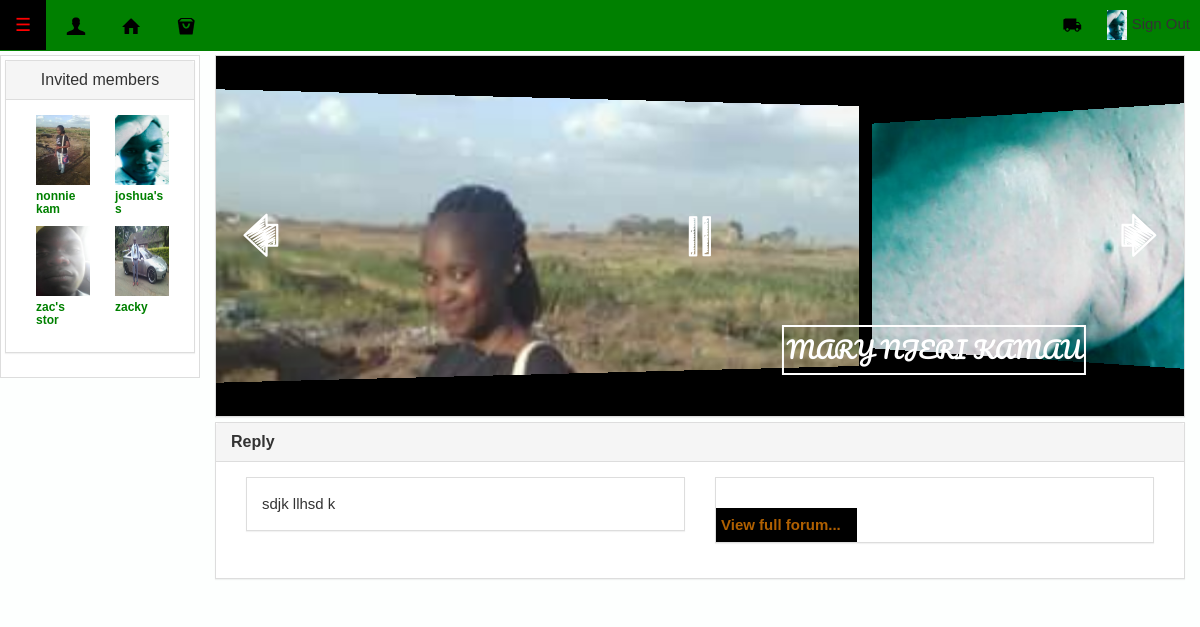
/entrepreneuralForum.php?id=28 (signed in), run on the app's committed database.
### tables this page shows
CREATE TABLE `users` (
  `user_id` int(11) NOT NULL,
  `user_name` varchar(15) NOT NULL,
  `user_email` varchar(40) NOT NULL,
  `user_pass` varchar(255) NOT NULL,
  `firstname` varchar(50) NOT NULL,
  `middlename` varchar(50) NOT NULL,
  `lastname` varchar(50) NOT NULL,
  `profile_image` varchar(50) NOT NULL,
  `postaladdress` int(20) NOT NULL,
  `postalcode` int(20) NOT NULL,
  `city` varchar(50) NOT NULL,
  `country` varchar(50) NOT NULL,
  `shopname` varchar(100) DEFAULT NULL,
  `idnumber` int(50) NOT NULL,
  `license` varchar(20) NOT NULL,
  `onlinebusinessid` varchar(35) NOT NULL,
  `facebook` varchar(50) NOT NULL,
  `twitter` varchar(50) NOT NULL,
  `googleplus` varchar(50) NOT NULL,
  `linkedin` varchar(50) NOT NULL,
  `premium` int(225) NOT NULL DEFAULT '0',
  `joining_date` timestamp NOT NULL DEFAULT CURRENT_TIMESTAMP
);

CREATE TABLE `foruminvitation` (
  `foruminvitation_id` int(225) NOT NULL,
  `forumName_id` varchar(225) NOT NULL,
  `shopid` varchar(225) NOT NULL,
  `inviteduserid` varchar(225) NOT NULL,
  `accept` varchar(225) NOT NULL DEFAULT '0',
  `reject` varchar(225) NOT NULL DEFAULT '0',
  `dateinvited` timestamp NOT NULL DEFAULT CURRENT_TIMESTAMP
);

CREATE TABLE `forumname` (
  `forumName_id` int(225) NOT NULL,
  `user_id` int(225) NOT NULL,
  `createForum` varchar(40) NOT NULL,
  `dateCreated` timestamp NULL DEFAULT CURRENT_TIMESTAMP
);

### includes/session/pagesession.php (called while the page is built, shortened)
<?php
	require_once("database/class.user.php");
	$auth_user = new USER();
	$user_id = $_SESSION['user_session'];
	$stmt = $auth_user->runQuery("SELECT * FROM users WHERE user_id=:user_id");
	$stmt->execute(array(":user_id"=>$user_id));
	$userRow=$stmt->fetch(PDO::FETCH_ASSOC);
?>

### database/class.user.php (called while the page is built, shortened)
<?php
class USER
{
	private $conn;
	public function __construct()
	{
		$database = new Database();
		$db = $database->dbConnection();
		$this->conn = $db;
    }
	public function runQuery($sql)
	{
		$stmt = $this->conn->prepare($sql);
		return $stmt;
	}
}
?>

### entrepreneuralForum.php (the view, shortened to what this page needs)
<?php  require_once 'includes/session/pagesession.php'; ?>
<?php require_once 'includes/widgets/header.php'; ?>
<?php require_once 'includes/widgets/body/navigation.php'; ?>
<?php
	if(isset($_GET['id'])) {
	$id = $_GET['id'];
?>
<link rel="stylesheet" href="includes/widgets/body/widgets/panel.css">
<div class="row resetTop" id="home">
		<div class="thumbnail col-sm-6 col-md-2">
			<div class="panel-group" id="accordion" role="tablist" aria-multiselectable="true">
				<div class="panel panel-default">
					<div class="panel-heading" role="tab" id="headingOne">
						<h4 class="panel-title">
						<a role="button" data-toggle="collapse" data-parent="#accordion" href="#collapseOne" aria-expanded="true" aria-controls="collapseOne">
							<center>Invited members</center>
						</a>
						</h4>
					</div>
					<div class="panel-collapse" role="tabpanel" aria-labelledby="headingOne">
						<div class="panel-body" style = "overflow-x: scroll;">
					    <?php
						    $stmt = $auth_user->runQuery("SELECT *
													    	FROM 	`foruminvitation`
													    	JOIN 	`users`
													    	ON 		`foruminvitation`.`inviteduserid`=`users`.`user_id`
													    	WHERE 	`foruminvitation`.`forumName_id`='$id'
													    ");
						    $stmt->execute(array());
						    $foruminvitation=$stmt->fetchAll(PDO::FETCH_OBJ);
						    foreach ($foruminvitation as $foruminvite) {
						    	?>
									<div class="media-left col-sm-6 col-md-6">
										<a href="#">
											<img class="media-object " src=" <?php echo $foruminvite->profile_image; ?> " alt="..." style = "width:100%;height:70px;" >
										</a>
										<h5 class="success"><b style = "font-size:12px;color:green;"><?php echo substr($foruminvite->shopname, 0, 10); ?> </b></h5>
									</div>
						    	<?php
						    }
						?>
						</div>
					</div>
				</div>
			</div>
		</div>
		<div class=" col-sm-6 col-md-10">
			<div class="panel-group" id="accordion" role="tablist" aria-multiselectable="true">
				<div class="panel panel-default">
					<div id="" class="panel-collapse" role="tabpanel" aria-labelledby="headingOne" style = "background:#000000;padding:0px;margin:0px;">
						<div class="panel-body" style = "padding:0px;margin:0px;">
								<link rel="stylesheet" type="text/css" href="engine1/style.css" />
								<div id="wowslider-container1">
									<div class="ws_images">
										<ul>
					    <?php
						    $stmt = $auth_user->runQuery("SELECT *
													    	FROM 	`foruminvitation`
													    	JOIN 	`users`
													    	ON 		`foruminvitation`.`inviteduserid`=`users`.`user_id`
													    	WHERE 	`foruminvitation`.`forumName_id`='$id'
													    ");
						    $stmt->execute(array());
						    $foruminvitation=$stmt->fetchAll(PDO::FETCH_OBJ);
						    foreach ($foruminvitation as $foruminvite) {
						    	?>
								<li><img src="<?php echo $foruminvite->profile_image; ?>" alt="<?php echo $foruminvite->firstname.' '; ?><?php echo $foruminvite->middlename.' '; ?><?php echo $foruminvite->lastname; ?>" title="<?php echo $foruminvite->firstname.' '; ?><?php echo $foruminvite->middlename. ' '; ?><?php echo $foruminvite->lastname; ?>" id="wows1_0"/></li>
						    	<?php
						    }
						?>
					    <?php
						    $stmt = $auth_user->runQuery("SELECT *
													    	FROM 	`forumname`
													    	JOIN 	`users`
													    	ON 		`forumname`.`user_id`=`users`.`user_id`
													    	WHERE 	`forumname`.`forumName_id`='$id'
													    ");
						    $stmt->execute(array());
						    $foruminvitation=$stmt->fetchAll(PDO::FETCH_OBJ);
						    foreach ($foruminvitation as $foruminvite) {
						    	?>
										</ul>
									</div>
								</div>
						</div>
					</div>
				</div>
				<div class="panel panel-default">
					<div class="panel-heading" role="tab" id="headingTwo">
						<h4 class="panel-title">
						<a class="collapsed" role="button" data-toggle="collapse" data-parent="#accordion" href="#collapseTwo" aria-expanded="false" aria-controls="collapseTwo">
							<b>Reply</b>
						</a>
						</h4>
					</div>
					<div id="" class="panel-collapse" role="tabpanel" aria-labelledby="headingTwo">
						<div class="panel-body">
							<div class="col-sm-6 col-md-6">
									<div class="panel-group" id="accordion" role="tablist" aria-multiselectable="true">
										<div class="panel panel-default">
											<div id="" class="panel-collapse" role="tabpanel" aria-labelledby="headingOne">
												<div class="panel-body">
													sdjk llhsd k
												</div>
											</div>
										</div>
									</div>
							</div>
							<div class="col-sm-6 col-md-6">
									<div class="panel-group" id="accordion" role="tablist" aria-multiselectable="true">
										<div class="panel panel-default">
											<div id="" class="panel-collapse" role="tabpanel" aria-labelledby="headingOne" style = "max-height:270px;overflow-y:scroll;">
												<div class="panel-body">
												</div>
											</div>
											<b><a onclick="document.getElementById('payment').style.display='block'" class="w3-btn w3-hover-light-grey buttonWidth" style = "padding-left: 5px;color:#B06001;">View full forum...</a></b>
										</div>
									</div>
							</div>
						    	<?php
						    }
						?>
						</div>
					</div>
				</div>
			</div>
		</div>
</div>
<?php
}
?>
<?php require_once 'includes/widgets/footer/footer.php';

### includes/widgets/body/navigation.php (shortened to what this page needs)
<nav class="navbar navbar-fixed-top" style = "background:green;">
    <div class="container-fluid">
        <div class="navbar-header">
            <a class="navbar-brand" href="#"  onclick="w3_open();" style = "color:red;background:#000000;">☰</a>
            <a class="navbar-brand"  href="profile.php" style = "padding:9px;margin-left:5px;"><img src = "images/icons/profile.ico" style = "padding:0px;margin:0px;" /> <span class="sr-only"></span></a>
            <a class="navbar-brand"  href="index.php" style = "padding:9px;margin-left:5px;"><img src = "images/icons/home.ico" style = "padding:0px;margin:0px;" /></a>
            <a class="navbar-brand"  href="pagesite.php" style = "padding:9px;margin-left:5px;"><img src = "images/icons/shop.ico" style = "padding:0px;margin:0px;" /></a>
        </div>
        <div class="collapse navbar-collapse" id="bs-example-navbar-collapse-1">
            <ul class="nav navbar-nav navbar-right">
                <li><a href = "cart.php"  style = "padding:9px;"><img src = "images/icons/truckNav.ico" style = "padding:0px;margin:0px;" />
                </a></li>
                <li class="dropdown">
                <a href="logout.php?logout=true" class="dropdown-toggle" aria-haspopup="true" aria-expanded="false"  style = "padding:10px;">
                    <img src = "<?php print($userRow['profile_image']); ?>" style = "padding:0px;margin:0px;height:30px;" /> Sign Out
                 </a>
                </li>
            </ul>
        </div>
    </div>
</nav>

### Themes/css/mystyle.css (style rules this page uses)
.resetTop { margin-top:55px; margin-bottom:0px; }
a { text-decoration:none; list-style:none; }
ul li { list-style:none; text-decoration:none; }

### includes/widgets/body/widgets/panel.css (style rules this page uses)
html { box-sizing:border-box }
*,*:before,*:after { box-sizing:inherit }
html { -ms-text-size-adjust:100%;-webkit-text-size-adjust:100% }
body { margin:0 }
article,aside,details,figcaption,figure,footer,header,main,menu,nav,section,summary { display:block }
a { background-color:transparent;-webkit-text-decoration-skip:objects }
img { border-style:none }
html,body { font-family:Verdana,sans-serif;font-size:15px;line-height:1.5 }
html { overflow-x:hidden }
h1,h2,h3,h4,h5,h6,.w3-slim,.w3-wide { font-family:"Segoe UI",Arial,sans-serif }
h4 { font-size:20px }
h5 { font-size:18px }
h1,h2,h3,h4,h5,h6 { font-weight:400;margin:10px 0 }
h1 a,h2 a,h3 a,h4 a,h5 a,h6 a { font-weight:inherit }
img { margin-bottom:-5px }
a { color:inherit }
.w3-btn,.w3-btn-block { border:none;display:inline-block;outline:0;padding:6px 16px;vertical-align:middle;overflow:hidden;text-decoration:none!important;color:#fff;background-color:#000;text-align:center;cursor:pointer;white-space:nowrap }
.w3-btn,.w3-btn-floating,.w3-btn-floating-large,.w3-closenav,.w3-opennav,.w3-btn-block { -webkit-touch-callout:none;-webkit-user-select:none;-khtml-user-select:none;-moz-user-select:none;-ms-user-select:none;user-select:none }
.w3-btn,.w3-btn-floating,.w3-dropnav a,.w3-btn-floating-large,.w3-btn-block, .w3-navbar a,.w3-sidenav a,.w3-pagination li a,.w3-hoverable tbody tr,.w3-hoverable li, .w3-accordion-content a,.w3-dropdown-content a,.w3-dropdown-click:hover,.w3-dropdown-hover:hover,.w3-opennav,.w3-closenav,.w3-closebtn,*[class*="w3-hover-"] { -webkit-transition:background-color .25s,color .15s,box-shadow .25s,opacity 0.25s,filter 0.25s,border 0.15s;transition:background-color .25s,color .15s,box-shadow .15s,opacity .25s,filter .25s,border .15s }
html,body,h1,h2,h3,h4,h5 { font-family: "Raleway", sans-serif }

### engine1/style.css (style rules this page uses)
#wowslider-container1 { display: table; zoom: 1; position: relative; width: 100%; max-width: 100%; max-height:360px; margin:0px auto 0px; z-index:90; text-align:left; font-size: 10px; text-shadow: none; -webkit-box-sizing: content-box; -moz-box-sizing: content-box; box-sizing: content-box; }
#wowslider-container1 .ws_images ul { position:relative; width: 10000%; height:100%; left:0; list-style:none; margin:0; padding:0; border-spacing:0; overflow: visible; }
#wowslider-container1 .ws_images ul li { position: relative; width:1%; height:100%; line-height:0; overflow: hidden; float:left; padding:0 0 0 0 !important; margin:0 0 0 0 !important; }
#wowslider-container1 .ws_images { position: relative; left:0; top:0; height:100%; max-height:360px; max-width: 100%; vertical-align: top; border:none; overflow: hidden; }
#wowslider-container1 img { max-width: none !important; }
#wowslider-container1 .ws_images .ws_list img, #wowslider-container1 .ws_images > div > img { width:100%; border:none 0; max-width: none; padding:0; margin:0; }
#wowslider-container1 .ws_images > div > img { max-height:360px; }
#wowslider-container1.ws_gestures { cursor: -webkit-grab; cursor: -moz-grab; }

### data on the page
users: profile_image (picture)
foruminvitation: users.profile_image (picture), users.shopname "nonnie kam"
foruminvitation: users.profile_image (picture), users.shopname "joshua's s"
foruminvitation: users.profile_image (picture), users.shopname "zac's stor"
foruminvitation: users.profile_image (picture), users.shopname "zacky"
